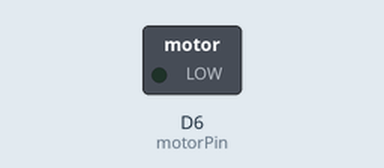
This sketch was run on a simulated ESP8266 (NodeMCU). On the bench: switched loads named in the sketch (green lamp = pin HIGH). What the sketch prints to the serial monitor is not drawn.

Above: at 5.0 s.
At 12.5 s:
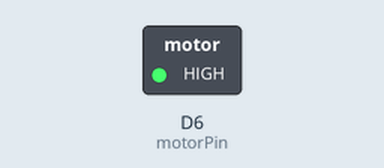
Timing chart, 0 to 19.5 s (numbered marks = the images above):
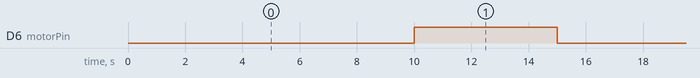

Measured:
- by itself, D6 (motorPin): alternates HIGH for 5.0 s and LOW for 10.0 s

The sketch:

AutomaticPump.ino
```cpp
#include <Wire.h>
#include <Adafruit_MotorShield.h>
#include "utility/Adafruit_MS_PWMServoDriver.h"


int motorPin = D6;

void setup() {
  // put your setup code here, to run once:
  Serial.begin(115200);   // open serial over USB
  Serial.println("Before");
  pinMode(motorPin, OUTPUT);
}

void loop() {
  Serial.println("Loop");
  digitalWrite(motorPin, LOW);

  delay(10000);

  digitalWrite(motorPin, HIGH);

  delay(5000);

}
```
